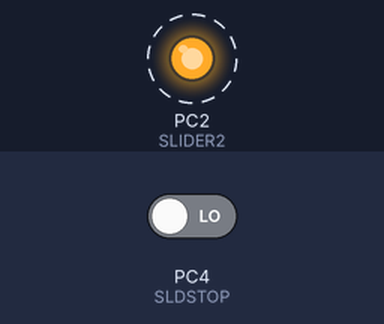
A program run on a simulated ATmega8, built with avr-gcc and emulated at 1 MHz. Parts: output pins drawn as LEDs (lit = HIGH). Dashed ring = blinking. The inputs (shaded band) are chosen by the test bench; at power-on: PC4 (SLDSTOP) LOW. Pins used as bus, display or sensor lines are not drawn.

Above: at 0.3 s.
Timing chart, 0 to 3.0 s (numbered marks = the images above):
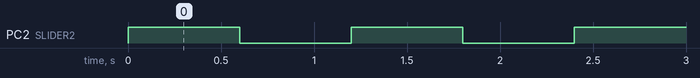

The program:

main.c
```c
#include <avr/io.h>
#include<util/delay.h>
#define SLIDER1 PC5
#define SLDSTOP PC4
#define SLIDER2 PC2
#define  CDHEAD PC3


int main(void)
{

DDRC =(1<< SLIDER1) | (1<< CDHEAD) | (1<< SLIDER2);
unsigned char done=0;

while(1==1){
PORTC|=(1 <<  CDHEAD);

if (PINC & (1<<SLDSTOP)) done=1;
else done=0;


if (done==0){

{
     PORTC&=~(1 <<  SLIDER1);   //forward
     PORTC|=(1 <<  SLIDER2);
	 _delay_ms(600);


}

{
	 PORTC|=(1 <<  SLIDER1);   //back
     PORTC&=~(1 <<  SLIDER2);
	 _delay_ms(600);


}
}

if (done==1){

   PORTC&=~(1 <<  SLIDER1);
     PORTC&=~(1 <<  SLIDER2);
}


	}
	return 0;
}
```

Measured:
- by itself, PC2 (SLIDER2): alternates HIGH for 0.60 s and LOW for 0.60 s
